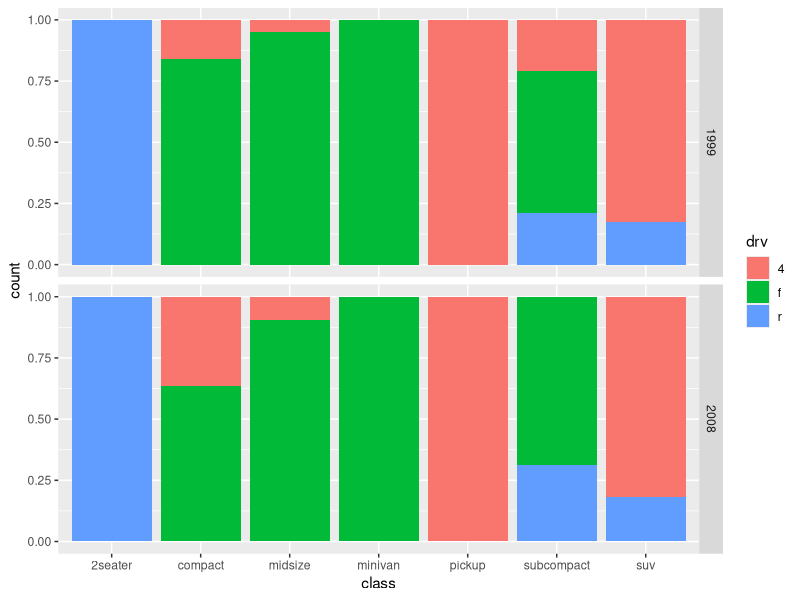

Write R code to recreate this figure.
library(tidyverse)

data(mpg)

ggplot(data = mpg, mapping = aes(x=class, fill=drv))+
  geom_bar(position = "fill")+
  facet_grid(rows = vars(year))

  